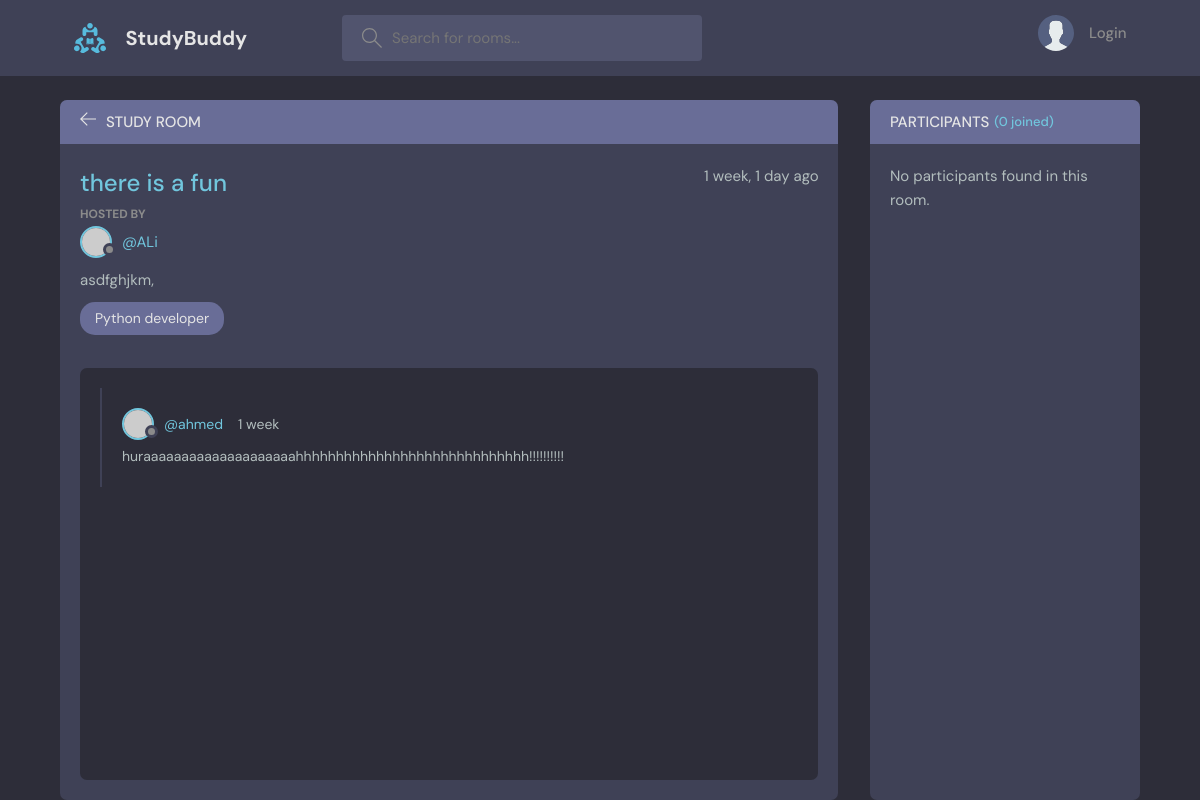
Page /room/6/ on the earlier database version.
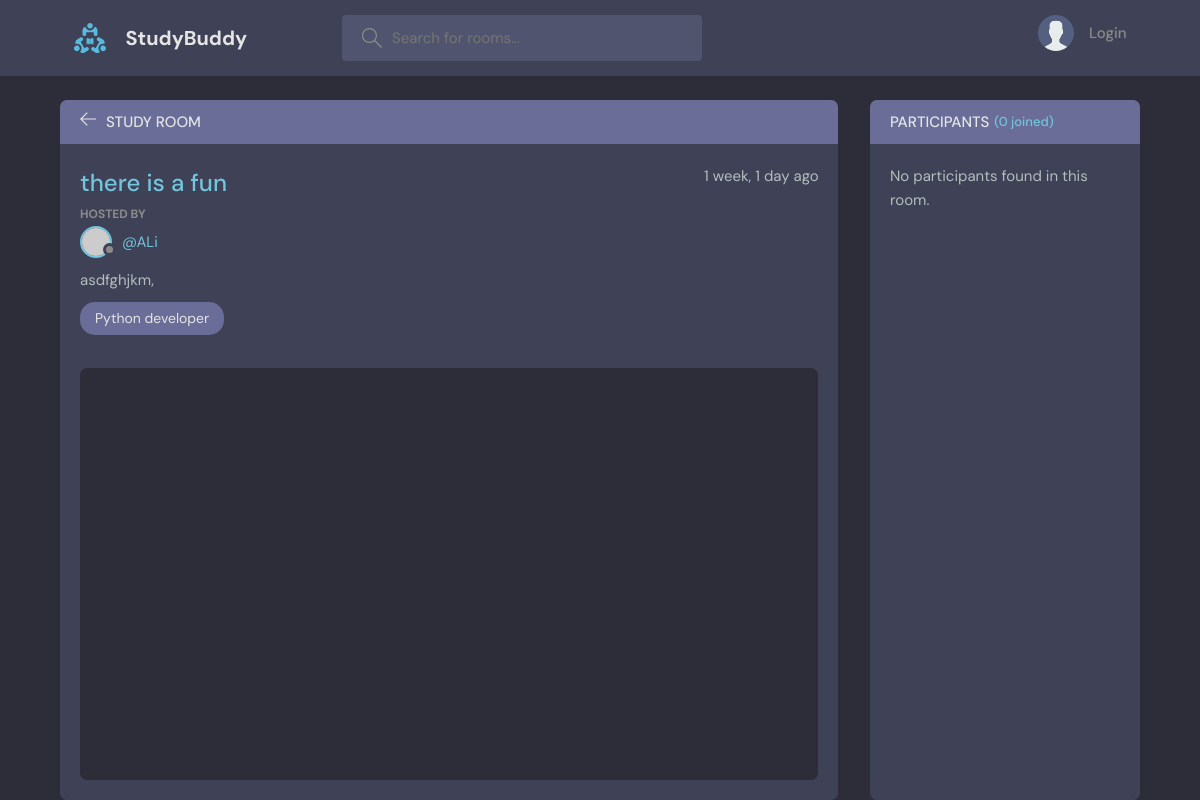
Same page on the later database version.
### base/models.py (models this page shows, shortened)
class Message(models.Model):
    user = models.ForeignKey(User, on_delete=models.CASCADE)
    room = models.ForeignKey(Room, on_delete=models.CASCADE)
    body = models.TextField()
    updated = models.DateTimeField(auto_now=True)
    created = models.DateTimeField(auto_now_add=True)
    class Meta:
        ordering = ['-updated', '-created']

### base/views.py (the view, shortened to what this page needs)
# urls.py: path('room/<str:pk>/',views.room,name="room" ),
def room(request, pk):
    room = Room.objects.get(id = pk)
    room_messages = room.message_set.all()
    participants = room.participants.all()
    context = {'room' : room, 'room_messages' : room_messages , 'participants' :participants}
    return render(request, 'base/room.html',context)

### base/models.py (called while the page is built)
    def __str__(self):
        return self.name

### base/templates/base/room.html (shortened to what this page needs)
{% extends 'main.html' %}
{% load static %}
{% block content %}
<main class="profile-page layout layout--2">
  <div class="container">
    <div class="room">
      <div class="room__top">
        <div class="room__topLeft">
          <a href="{% url 'home' %}">
            <svg
              version="1.1"
              xmlns="http://www.w3.org/2000/svg"
              width="32"
              height="32"
              viewBox="0 0 32 32"
            >
              <title>arrow-left</title>
              <path
                d="M13.723 2.286l-13.723 13.714 13.719 13.714 1.616-1.611-10.96-10.96h27.625v-2.286h-27.625l10.965-10.965-1.616-1.607z"
              ></path>
            </svg>
          </a>
          <h3>Study Room</h3>
        </div>
      </div>
      <div class="room__box scroll">
        <div class="room__header scroll">
          <div class="room__info">
            <h3>{{ room.name }}</h3>
            <span>{{room.created|timesince}} ago</span>
          </div>
          <div class="room__hosted">
            <p>Hosted By</p>
            <a href="{% url 'userProfile' room.host.id %}" class="room__author">
              <div class="avatar avatar--small">
                <img src="https://randomuser.me/api/portraits/men/37.jpg" />
              </div>
              <span>@{{ room.host.username }}</span>
            </a>
          </div>
          <div class="room__details">
            <p >
              {{ room.description }}
            </p>
          </div>
          <span class="room__topics">{{ room.topic }}</span>
        </div>
        <div class="room__conversation">
          <div class="threads scroll">
            {% for msg in room_messages %}
            <div class="thread">
              <div class="thread__top">
                <div class="thread__author">
                  <a
                    href="{% url 'userProfile' msg.user.id %}"
                    class="thread__authorInfo"
                  >
                    <div class="avatar avatar--small">
                      <img
                        src="https://randomuser.me/api/portraits/men/37.jpg"
                      />
                    </div>
                    <span>@{{msg.user}}</span>
                  </a>
                  <span class="thread__date">{{msg.created|timesince}}</span>
                </div>
              </div>
              <div class="thread__details">{{ msg.body }}</div>
            </div>
            {% endfor %}
          </div>
        </div>
      </div>
    </div>
    <div class="participants">
      <h3 class="participants__top">
        Participants <span>({{participants.count}} joined)</span>
      </h3>
      <div class="participants__list scroll">
        {% for participant in participants %}
        <a href="{% url 'userProfile' participant.id %}" class="participant">
          <div class="avatar avatar--medium">
            <img src="https://randomuser.me/api/portraits/men/{{
            participant.id|default:"37" }}.jpg" alt="Profile Picture" />
          </div>
          <p>
            {{ participant.username }}
            <span>@{{ participant.username }}</span>
          </p>
        </a>
        {% empty %}
        <p>No participants found in this room.</p>
        {% endfor %}
      </div>
    </div>
  </div>
</main>
{% endblock content %}

Differences in the rows shown:
removed Message: user "ahmed", created "1 week", body "huraaaaaaaaaaaaaaaaaaaahhhhhhhhhhhhhhhhhhhhhhhhhhhhh!!!!!!!!!!"
